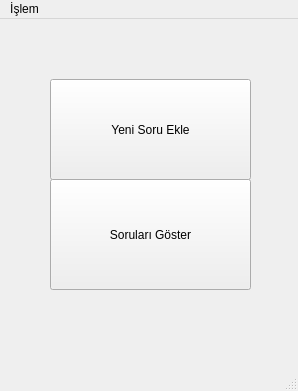
<?xml version="1.0" encoding="UTF-8"?>
<ui version="4.0">
 <class>MainWindow</class>
 <widget class="QMainWindow" name="MainWindow">
  <property name="geometry">
   <rect>
    <x>0</x>
    <y>0</y>
    <width>298</width>
    <height>391</height>
   </rect>
  </property>
  <property name="windowTitle">
   <string>MainWindow</string>
  </property>
  <widget class="QWidget" name="centralwidget">
   <widget class="QPushButton" name="pushButton">
    <property name="geometry">
     <rect>
      <x>50</x>
      <y>60</y>
      <width>201</width>
      <height>101</height>
     </rect>
    </property>
    <property name="styleSheet">
     <string notr="true">font: 14pt &quot;MS Shell Dlg 2&quot;;</string>
    </property>
    <property name="text">
     <string>Yeni Soru Ekle</string>
    </property>
   </widget>
   <widget class="QPushButton" name="pushButton_2">
    <property name="geometry">
     <rect>
      <x>50</x>
      <y>160</y>
      <width>201</width>
      <height>111</height>
     </rect>
    </property>
    <property name="styleSheet">
     <string notr="true">font: 14pt &quot;MS Shell Dlg 2&quot;;</string>
    </property>
    <property name="text">
     <string>Soruları Göster</string>
    </property>
   </widget>
  </widget>
  <widget class="QMenuBar" name="menubar">
   <property name="geometry">
    <rect>
     <x>0</x>
     <y>0</y>
     <width>298</width>
     <height>26</height>
    </rect>
   </property>
   <widget class="QMenu" name="menu_lem">
    <property name="title">
     <string>İşlem</string>
    </property>
   </widget>
   <addaction name="menu_lem"/>
  </widget>
  <widget class="QStatusBar" name="statusbar"/>
 </widget>
 <resources/>
 <connections/>
</ui>
